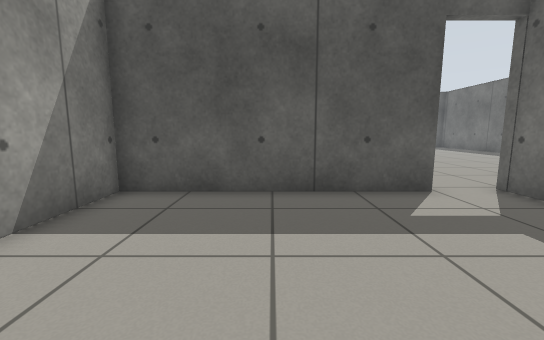
[1] (above)

19 first-person views from a walk through a world built for the Gazebo simulator. The camera is 0.72 m above the floor, tilts 8° down and sees 90° across. The floor is counted in squares, 0.5 m on a side. Each view is taken from the middle of a square. On the plan, view 1 faces up. The plan holds only what a view shows up to about 13 squares ahead; the rest is blank.

[2]
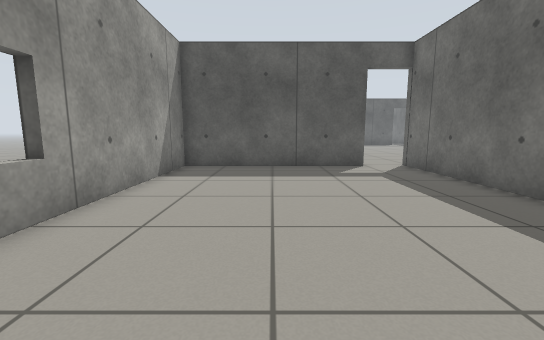

[3]
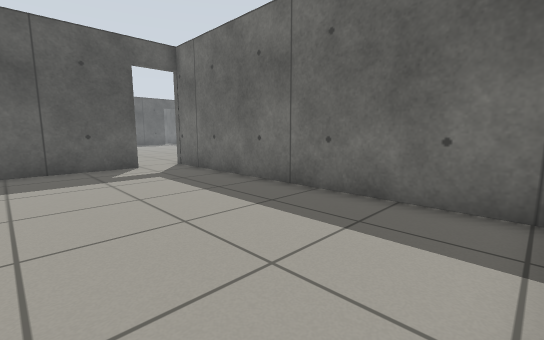

[4]
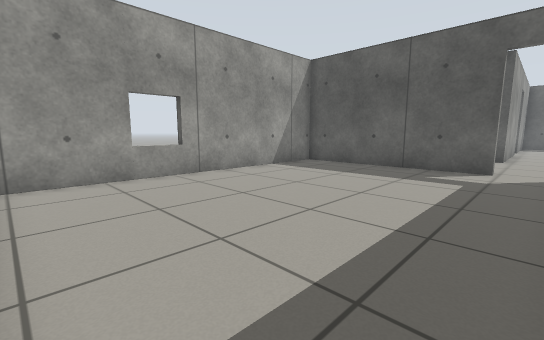

[5]
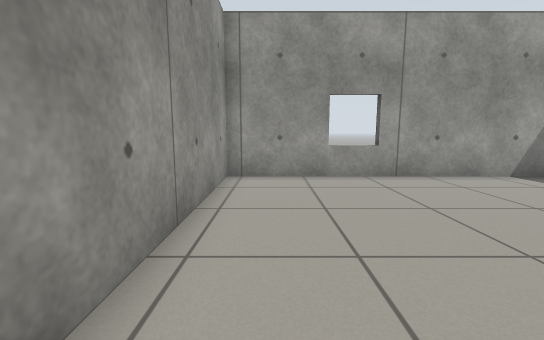

[6]
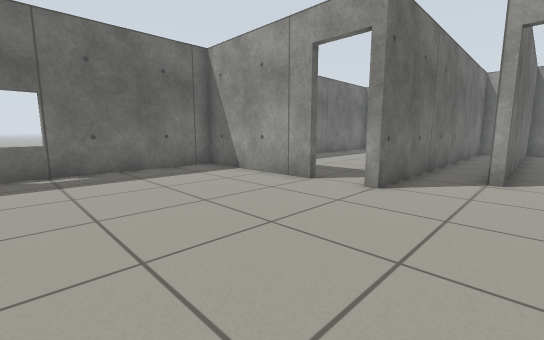

[7]
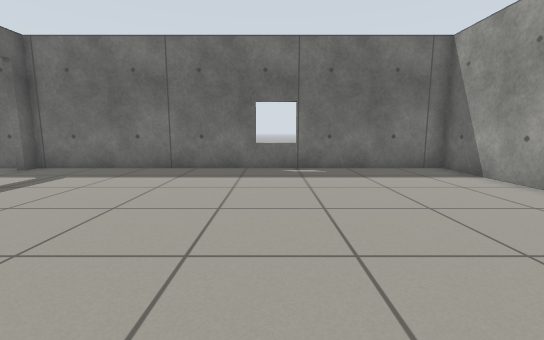

[8]
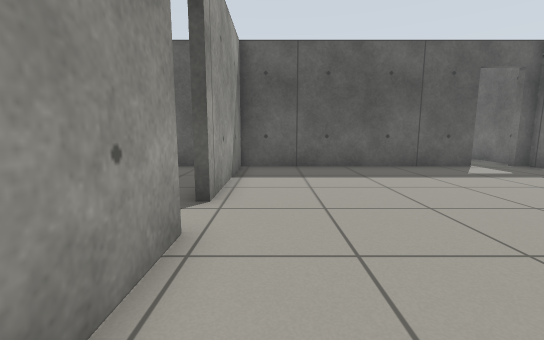

[9]
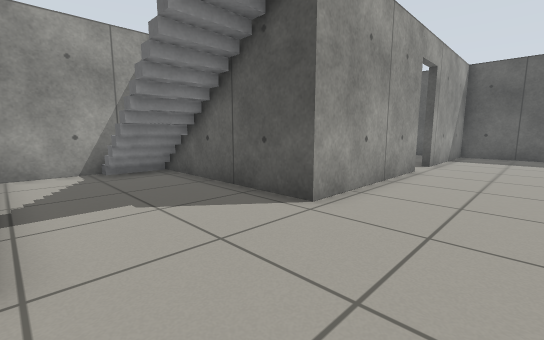

[10]
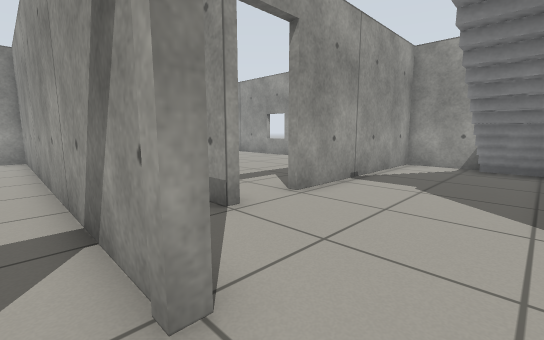

[11]
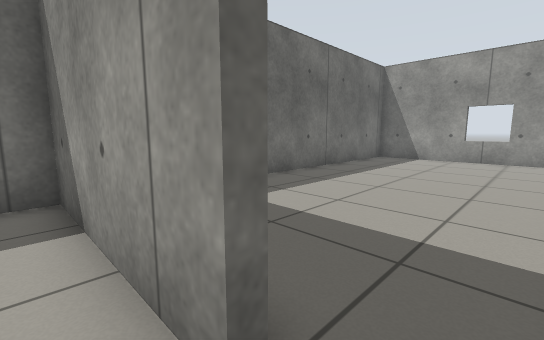

[12]
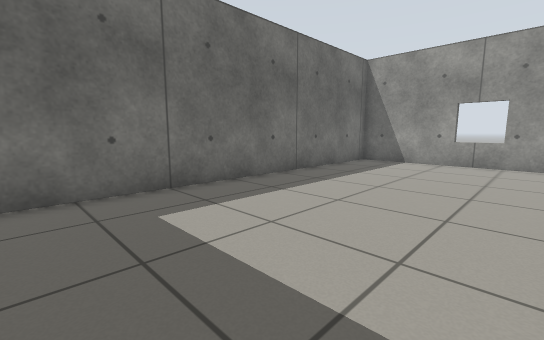

[13]
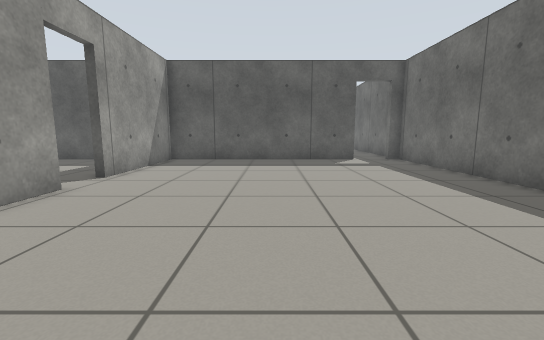

[14]
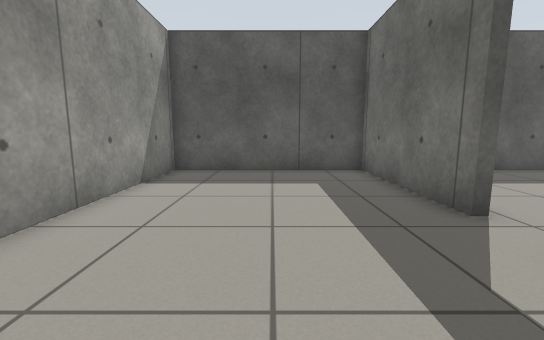

[15]
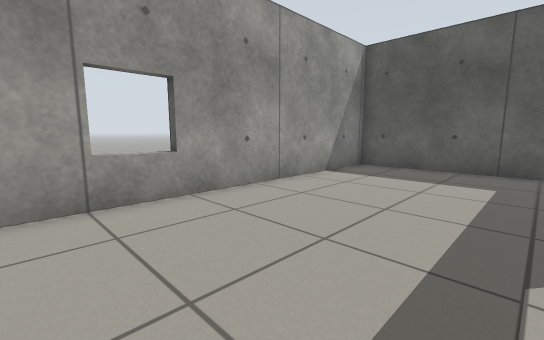

[16]
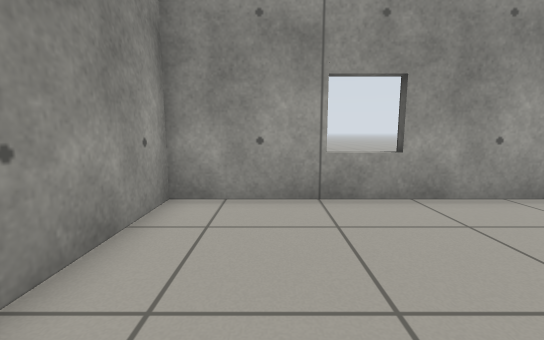

[17]
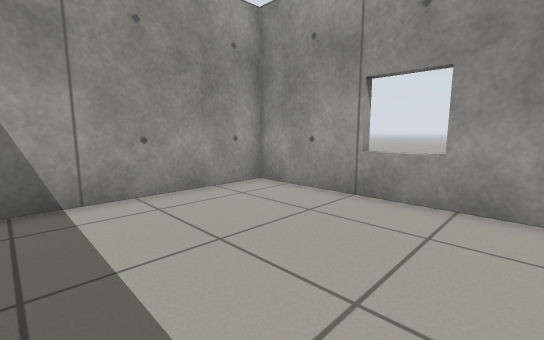

[18]
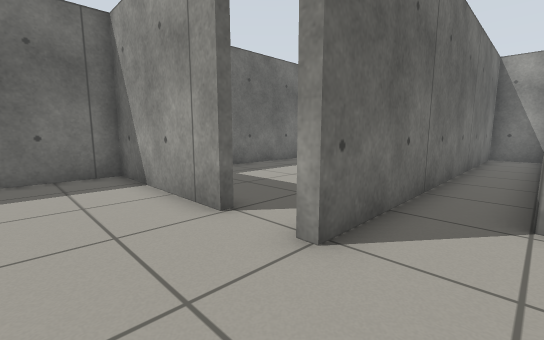

[19]
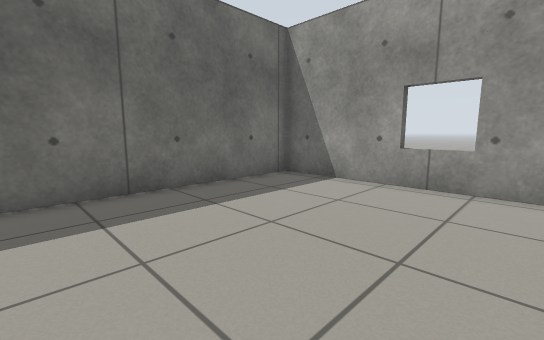

### Floor plan
Points are (right, up) in squares from view 1. A wall is a line through its corners. A room is listed if a view was taken in it or the views show most of it. See-through windows are left out.
Room 1 (views 1, 2, 3, 4, 5)
walls: (5.7, -5.1) (5.7, 6.7); (4, 6.4) (-3.7, 6.4) (-3.7, -5.5) (3.8, -5.5); (3.7, 6.8) (3.7, 6.4)
ways out: open door at (4.7, 6.7) to room 2
Room 2 (views 6, 7, 8, 9, 10, 11, 13, 18)
walls: (3.7, 17.8) (3.7, 11.5) (-3, 11.5); (10, 9.2) (15.7, 9.2) (15.7, 25.3) (15.1, 25.3); (6, 6.9) (6, 6.1); (13.4, 25.3) (3.7, 25.3) (3.7, 19.5); (-3.7, 10.9) (-3.7, 6.8) (3.7, 6.8); (7.9, -5) (7.9, 9.2) (8.2, 9.2); (6, -5.5) (7.6, -5.5)
ways out: open door at (4.7, 6.7) to room 1; open door at (9.5, 9) to room 3; open door at (3.5, 18.5) to room 4; open door at (14.5, 25)
objects: stairs (-3, 10) to (2, 11)
Room 3 (views 12, 19)
walls: (8.2, 9.2) (8.2, -5.5) (15.7, -5.5) (15.7, 8.1)
ways out: open door at (9.5, 9) to room 2
Room 4 (views 14, 15, 16, 17)
walls: (3.4, 19.5) (3.4, 25.3) (-3.7, 25.3) (-3.7, 11.8) (2.1, 11.8)
ways out: open door at (3.5, 18.5) to room 2

Where each view was taken, in squares from view 1:
view 1: 0 up, 0 right, facing up
view 2: 5 down, 0 right, facing up
view 3: 5 down, 0 right, facing up-right
view 4: 5 down, 5 right, facing up-left
view 5: 4 down, 5 right, facing left
view 6: 16 up, 5 right, facing down-right
view 7: 16 up, 5 right, facing right
view 8: 14 up, 5 right, facing up
view 9: 7 up, 7 right, facing up-left
view 10: 11 up, 9 right, facing down-left
view 11: 10 up, 9 right, facing down-right
view 12: 8 up, 9 right, facing down-right
view 13: 11 up, 9 right, facing up
view 14: 15 up, 0 right, facing up
view 15: 14 up, 2 right, facing up-left
view 16: 14 up, 2 right, facing left
view 17: 18 up, 2 right, facing down-left
view 18: 12 up, 6 right, facing down-right
view 19: 2 up, 9 right, facing down-right
